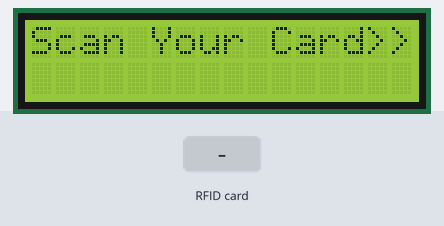
The sketch below on a simulated Arduino Uno, built with avr-gcc and run on an emulated ATmega328P. On the bench: 16×2 character LCD. Inputs (shaded band) come from the test bench. The modem accepts every AT command (registered, SIM ready, sends succeed) and sends nothing else.

Above: at 1.3 s.
1.4 s: RFID card 1A FA 40 22 held to the reader
At 2.0 s:
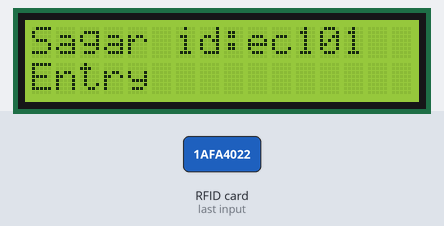
Timing chart, 0 to 4.4 s (numbered marks = the images above; inputs shaded):
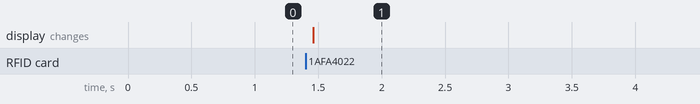

The sketch:

StudentMonitor.ino
```cpp
#include <SPI.h>
#include <MFRC522.h>
#include <LiquidCrystal_I2C.h>

#include <SoftwareSerial.h>

#define RST_PIN 9 //RFID Pins
#define SS_PIN 10

SoftwareSerial mySerial(5,6);  //GSM Pins. GSM Module used is Sim800A

bool sagar = 0;
bool stanly = 0;

byte readCard[4];
String SagarTag = "1AFA4022";
String StanlyTag = "432D240";
String tagID = "";

// Create instances
MFRC522 mfrc522(SS_PIN, RST_PIN);
LiquidCrystal_I2C lcd(0x27,16,2);

void setup()
{

  // Initiating
  SPI.begin(); // SPI bus
  mfrc522.PCD_Init(); // MFRC522
  lcd.begin(16, 2); // LCD screen

  mySerial.begin(9600); //For GSM communication

  lcd.init();
  lcd.clear();
  lcd.backlight();

  lcd.print("Scan Your Card>>");
}

void loop()
{

  //Wait until new tag is available
  while (getID())
  {
    lcd.clear();
    lcd.setCursor(0, 0);

    if (tagID == SagarTag)
    {
       lcd.print("Sagar id:ec101");
       lcd.setCursor(0, 1);

      if(sagar==0)
      {
        lcd.print("Entry");
        SendMessage("Sagar id:ec101","Entered","AT+CMGS=\"+91XXXXXXXXXX\"\r"); //Replace XXXXXXXXXX with Phone number of receiver
        sagar=1;
      }
      else
      {
         lcd.print("Exit");
         SendMessage("Sagar id:ec101","Exited","AT+CMGS=\"+91XXXXXXXXXX\"\r");
         sagar=0;
      }

    }

     else if(tagID == StanlyTag)
    {

      lcd.print("Stanly id:ec113");
      lcd.setCursor(0, 1);

      if(stanly==0)
      {
        lcd.print("Entry");
        SendMessage("Stanly id:ec113","Entered","AT+CMGS=\"+91XXXXXXXXXX\"\r"); //Replace XXXXXXXXXX with Phone number of receiver
        stanly=1;
      }
      else
      {
         lcd.print("Exit");
         SendMessage("Stanly id:ec113","Exited","AT+CMGS=\"+91XXXXXXXXXX\"\r");
         stanly=0;
      }


    }

    else
    {
       lcd.print("Invlaid ID");
    }


    delay(4000);

    lcd.clear();
    lcd.print("Scan Your Card>>");
  }
}

//Read new tag if available
boolean getID()
{
  // Getting ready for Reading PICCs
  if ( ! mfrc522.PICC_IsNewCardPresent())
  { //If a new PICC placed to RFID reader continue
  return false;
  }
  if ( ! mfrc522.PICC_ReadCardSerial())
  { //Since a PICC placed get Serial and continue
  return false;
  }
  tagID = "";
  for ( uint8_t i = 0; i < 4; i++)
  {
  // The MIFARE PICCs that we use have 4 byte UID
  // readCard[i] = mfrc522.uid.uidByte[i];
  tagID.concat(String(mfrc522.uid.uidByte[i], HEX)); // Adds the 4 bytes in a single String variable
  }
  tagID.toUpperCase();
  mfrc522.PICC_HaltA(); // Stop reading
  return true;
}


void SendMessage(String student,String status,String phone)
{

  mySerial.println("AT+CMGF=1");
  delay(1000);

  mySerial.println(phone);
  delay(1000);

  mySerial.println(student+" "+status+" school");
  delay(100);

  mySerial.println((char)26);
  delay(1000);

}
```

Measured:
- after the input at 1.4 s, the display: changes after 0.06 s (image 1)
